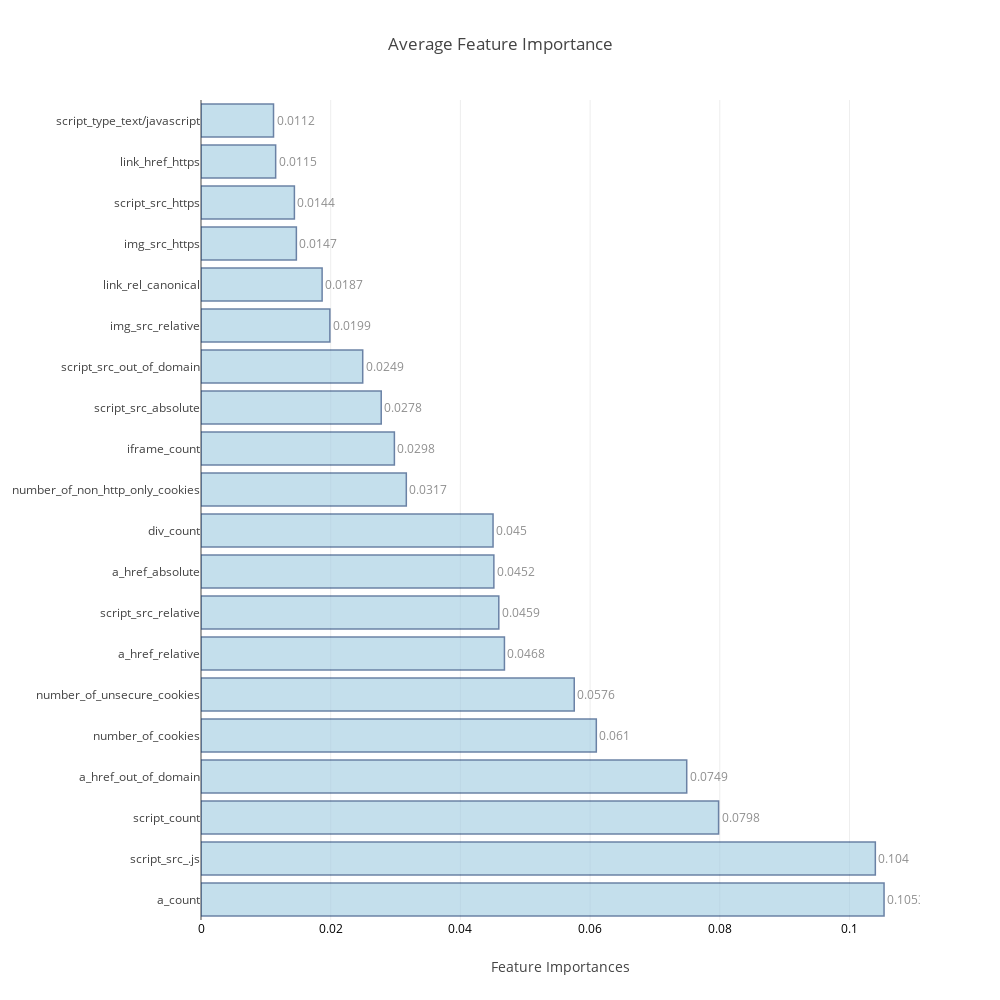

Notebook source saved alongside this figure:
### Code cell
avg_feat_impt=(pd.concat((f_r,f_e), axis=1).mean(axis=1).sort_values(ascending=False))

feat_impt_plot(avg_feat_impt[0:20],title='Average Feature Importance')

### Figure 1 — Plotly figure (JSON) as saved in the notebook; plotly's stock layout.template omitted (floating-point values rounded to 4 significant figures)
{"data": [{"marker": {"color": "rgb(158,202,225)", "line": {"color": "rgb(8,48,107)", "width": 1.5}}, "opacity": 0.6, "orientation": "h", "text": [0.1053, 0.104, 0.0798, 0.0749, 0.061, 0.0576, 0.0468, 0.0459, 0.0452, 0.045, 0.0317, 0.0298, 0.0278, 0.0249, 0.0199, 0.0187, 0.0147, 0.0144, 0.0115, 0.0112], "textposition": "outside", "type": "bar", "uid": "302cdf97-cbf7-4a1d-a0c4-1bc0a904d49c", "x": [0.1053, 0.104, 0.07981, 0.0749, 0.06096, 0.05755, 0.04679, 0.04592, 0.04516, 0.04503, 0.03166, 0.02982, 0.02779, 0.02494, 0.01987, 0.01868, 0.01471, 0.0144, 0.01151, 0.01118], "y": ["a_count", "script_src_.js", "script_count", "a_href_out_of_domain", "number_of_cookies", "number_of_unsecure_cookies", "a_href_relative", "script_src_relative", "a_href_absolute", "div_count", "number_of_non_http_only_cookies", "iframe_count", "script_src_absolute", "script_src_out_of_domain", "img_src_relative", "link_rel_canonical", "img_src_https", "script_src_https", "link_href_https", "script_type_text/javascript"]}], "layout": {"autosize": false, "height": 1000, "title": "Average Feature Importance", "width": 1000, "xaxis": {"tickfont": {"color": "black", "size": 12}, "title": "Feature Importances"}, "yaxis": {"automargin": true}}}
